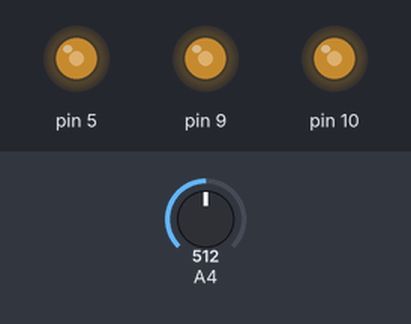
Simulated run of this sketch. Board: Arduino Leonardo, built with avr-gcc and run on an emulated ATmega32U4. On the bench: output pins drawn as LEDs (lit = HIGH). Inputs (shaded band) come from the test bench; at power-on: A4 = 512.

Above: at 1.2 s.
1.3 s: A4 set to 716
At 2.5 s:
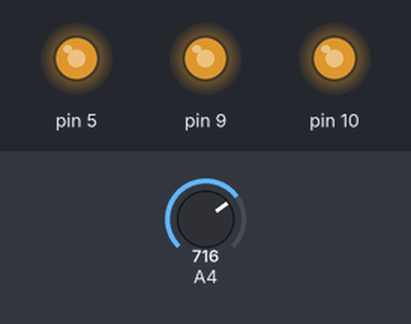
2.8 s: A4 set to 900
At 3.9 s:
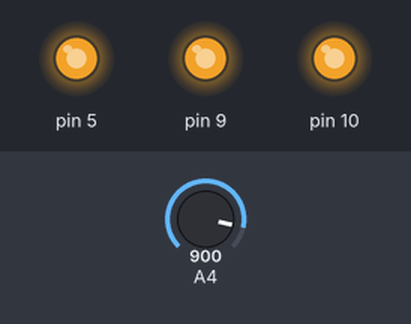
4.3 s: A4 set to 245
At 5.2 s:
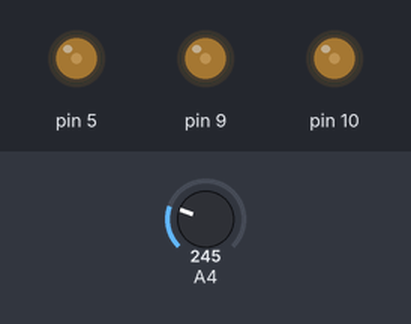
5.8 s: A4 set to 0
At 6.4 s:
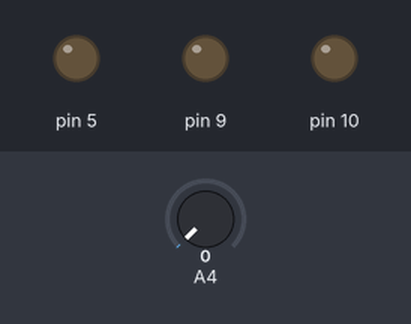
Timing chart, 0 to 8.3 s (numbered marks = the images above; inputs shaded):
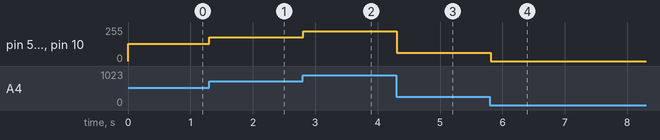

Measured:
- after the input at 1.3 s, pin 5, pin 9, pin 10: 128/255 → 179/255 at once
- after the input at 2.8 s, pin 5, pin 9, pin 10: 179/255 → 225/255 at once
- after the input at 4.3 s, pin 5, pin 9, pin 10: 225/255 → 61/255 at once
- after the input at 5.8 s, pin 5, pin 9, pin 10: 61/255 → 0/255 at once

The sketch:

rgbadder.ino
```cpp
/*
  Esplora LED Show

 Makes the RGB LED bright and glow as the joystick or the
 slider are moved.

 Created on 22 november 2012
 By Enrico Gueli <enrico.gueli@gmail.com>
 Modified 24 Nov 2012
 by Tom Igoe
 */
#include <Esplora.h>

int red = 0;
int green = 0;
int blue = 0;

void setup() {
  // initialize the serial communication:
  Serial.begin(9600);
}

void loop() {
  int slider = Esplora.readSlider()/4;
  if(Esplora.readButton(SWITCH_LEFT) == LOW) red=slider;
  if(Esplora.readButton(SWITCH_UP) == LOW) green=slider;
  if(Esplora.readButton(SWITCH_RIGHT) == LOW) blue=slider;
  if(red>255) red=255;
  if(green>255) green=255;
  if(blue>255) blue=255;
  Esplora.writeRGB(red, green,blue);
  // add a delay to keep the LED from flickering:
  delay(100);
}
```
